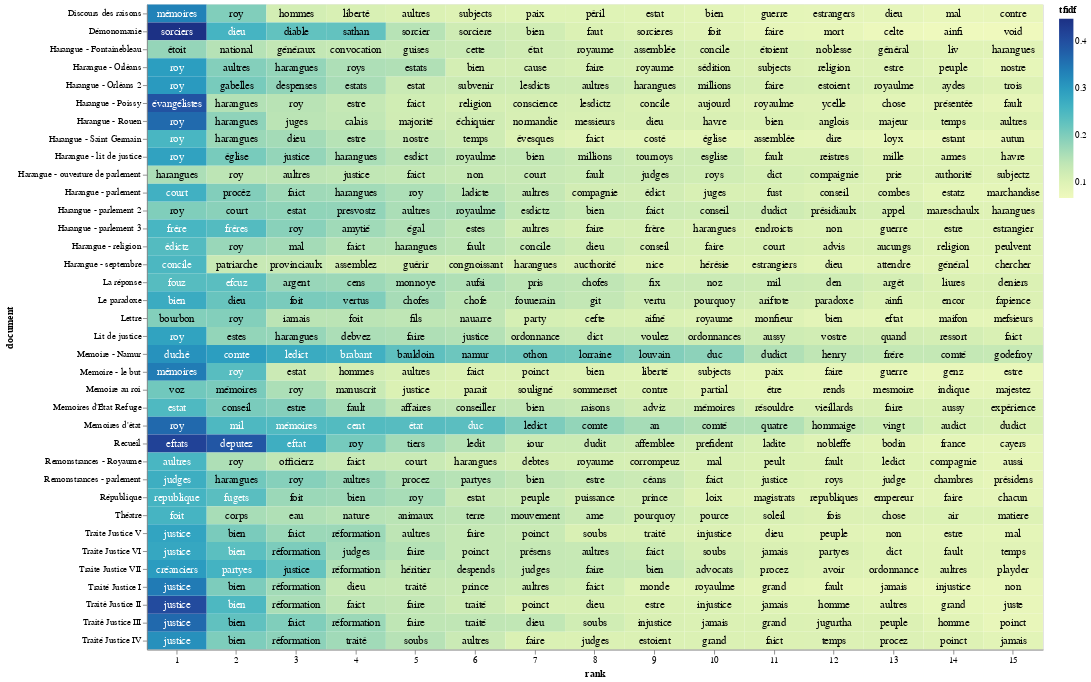

The notebook cell this image was saved under:
### Code cell
import altair as alt
import numpy as np
import pandas as pd
import os
from pathlib import Path

# Function to select a .csv file
def select_csv_file():
    cwd = os.getcwd()
    csv_files = sorted([f for f in os.listdir(cwd) if f.endswith('.csv')])
    
    if not csv_files:
        print("No CSV files found in the current working directory.")
        return None

    print("Available CSV files:")
    for i, file in enumerate(csv_files):
        print(f"{i + 1}. {file}")

    choice = int(input("Select a CSV file number to read as top_tfidf: ")) - 1
    if choice < 0 or choice >= len(csv_files):
        print("Invalid choice.")
        return None

    return csv_files[choice]

# Prompt user to select a .csv file
csv_file = select_csv_file()
if csv_file:
    top_tfidf = pd.read_csv(csv_file)
    
    # Extract the stem of the selected CSV file
    csv_stem = Path(csv_file).stem

    # Prompt user to truncate groups with default value as 'no'
    truncate_groups = input("Do you want to truncate the plot by only including certain groups? (yes/no, default is no): ").strip().lower() or 'no'
    if truncate_groups == 'yes':
        available_groups = top_tfidf['document'].unique()
        print("Available groups (documents) with index numbers:")
        for i, group in enumerate(available_groups):
            print(f"{i + 1}. {group}")
        
        selected_groups = input("Enter the index numbers of the groups to include (e.g., 1,2,3 or 1-3): ").strip()
        if '-' in selected_groups:
            start_index, end_index = map(int, selected_groups.split('-'))
            selected_groups = available_groups[start_index - 1:end_index]
        else:
            indexes = list(map(int, selected_groups.split(',')))
            selected_groups = [available_groups[i - 1] for i in indexes]
        
        top_tfidf = top_tfidf[top_tfidf['document'].isin(selected_groups)]
    
    # Remove '_corrected' from the 'document' labels
    top_tfidf['document'] = top_tfidf['document'].str.replace('_corrected', '')
    top_tfidf['document'] = top_tfidf['document'].str.replace('Repair', '')

    # Prompt user to limit the number of words displayed in each group
    limit_words = input("Do you want to limit the number of words displayed in each group? (yes/no) default is yes): ").strip().lower() or 'yes'
    if limit_words == 'yes':
        max_words = int(input("Enter the maximum number of words to display per group: ").strip())
        top_tfidf['rank'] = top_tfidf.groupby('document')['tfidf'].rank("first", ascending=False)
        top_tfidf = top_tfidf[top_tfidf['rank'] <= max_words]

    # Prompt user to enter a list of terms
    user_terms = input("Enter a list of words separated by commas for highlighting (e.g., war, peace): ")
    term_list = [term.strip() for term in user_terms.split(",")]

    # Prompt user for a filename to save the PNG file
    file_name = input("Enter a filename (without extension) to save the visualization: ")
    output_file = f"{file_name}.png"
    
    # Prompt user to specify the width of the chart
    chart_width_input = input("Enter the chart width (default is 600): ").strip()
    chart_width = int(chart_width_input) if chart_width_input.isdigit() else 600

    # Adding a little randomness to break ties in term ranking
    top_tfidf_plusRand = top_tfidf.copy()
    top_tfidf_plusRand['tfidf'] = top_tfidf_plusRand['tfidf'] + np.random.rand(top_tfidf.shape[0]) * 0.0001

    # Base chart for all visualizations, with rank calculation
    base = alt.Chart(top_tfidf_plusRand).encode(
        x=alt.X('rank:O', axis=alt.Axis(labelAngle=0)),  # Set labelAngle to horizontal (0 degrees)
        y='document:N'
    ).transform_window(
        rank="rank()",
        sort=[alt.SortField("tfidf", order="descending")],
        groupby=["document"]
    )

    # Heatmap specification
    heatmap = base.mark_rect().encode(
        color='tfidf:Q'
    )

    # Red circle over terms in the entered list
    circle = base.mark_circle(size=100).encode(
        color=alt.condition(
            alt.FieldOneOfPredicate(field='term', oneOf=term_list),
            alt.value('red'),
            alt.value('#FFFFFF00')
        )
    )

    # Text labels, white for darker heatmap colors
    text = base.mark_text(baseline='middle', fontSize=12).encode(
        text='term:N',
        color=alt.condition(alt.datum.tfidf >= 0.23, alt.value('white'), alt.value('black'))
    )

    # Combine the heatmap, circle, and text
    final_chart = alt.layer(heatmap, circle, text).properties(width=chart_width)

    # Display the chart in Jupyter Lab
    final_chart.display()

    # Save the chart as a PNG file using the base Altair package
    try:
        final_chart.save(output_file)
        print(f"Visualization saved as {output_file} in the current directory.")
    except Exception as e:
        print(f"Error saving visualization: {e}")
else:
    print("No valid CSV file selected.")

### Figure 1 — Vega-Lite specification as saved in the notebook (floating-point values rounded to 4 significant figures; data arrays with more than 128 entries replaced by an {"elided": "..."} marker saying what was removed)
{"config": {"view": {"continuousWidth": 300, "continuousHeight": 300}}, "layer": [{"mark": {"type": "rect"}, "encoding": {"color": {"field": "tfidf", "type": "quantitative"}, "x": {"axis": {"labelAngle": 0}, "field": "rank", "type": "ordinal"}, "y": {"field": "document", "type": "nominal"}}, "transform": [{"window": [{"op": "rank", "field": "", "as": "rank"}], "groupby": ["document"], "sort": [{"field": "tfidf", "order": "descending"}]}]}, {"mark": {"type": "circle", "size": 100}, "encoding": {"color": {"condition": {"test": {"field": "term", "oneOf": [""]}, "value": "red"}, "value": "#FFFFFF00"}, "x": {"axis": {"labelAngle": 0}, "field": "rank", "type": "ordinal"}, "y": {"field": "document", "type": "nominal"}}, "transform": [{"window": [{"op": "rank", "field": "", "as": "rank"}], "groupby": ["document"], "sort": [{"field": "tfidf", "order": "descending"}]}]}, {"mark": {"type": "text", "baseline": "middle", "fontSize": 12}, "encoding": {"color": {"condition": {"test": "(datum.tfidf >= 0.23)", "value": "white"}, "value": "black"}, "text": {"field": "term", "type": "nominal"}, "x": {"axis": {"labelAngle": 0}, "field": "rank", "type": "ordinal"}, "y": {"field": "document", "type": "nominal"}}, "transform": [{"window": [{"op": "rank", "field": "", "as": "rank"}], "groupby": ["document"], "sort": [{"field": "tfidf", "order": "descending"}]}]}], "data": {"name": "data-52b3e6dbb2ebabf307a6f9170eb05e5a"}, "width": 1000, "$schema": "https://vega.github.io/schema/vega-lite/v5.20.1.json", "datasets": {"data-52b3e6dbb2ebabf307a6f9170eb05e5a": {"elided": "540 records"}}}
